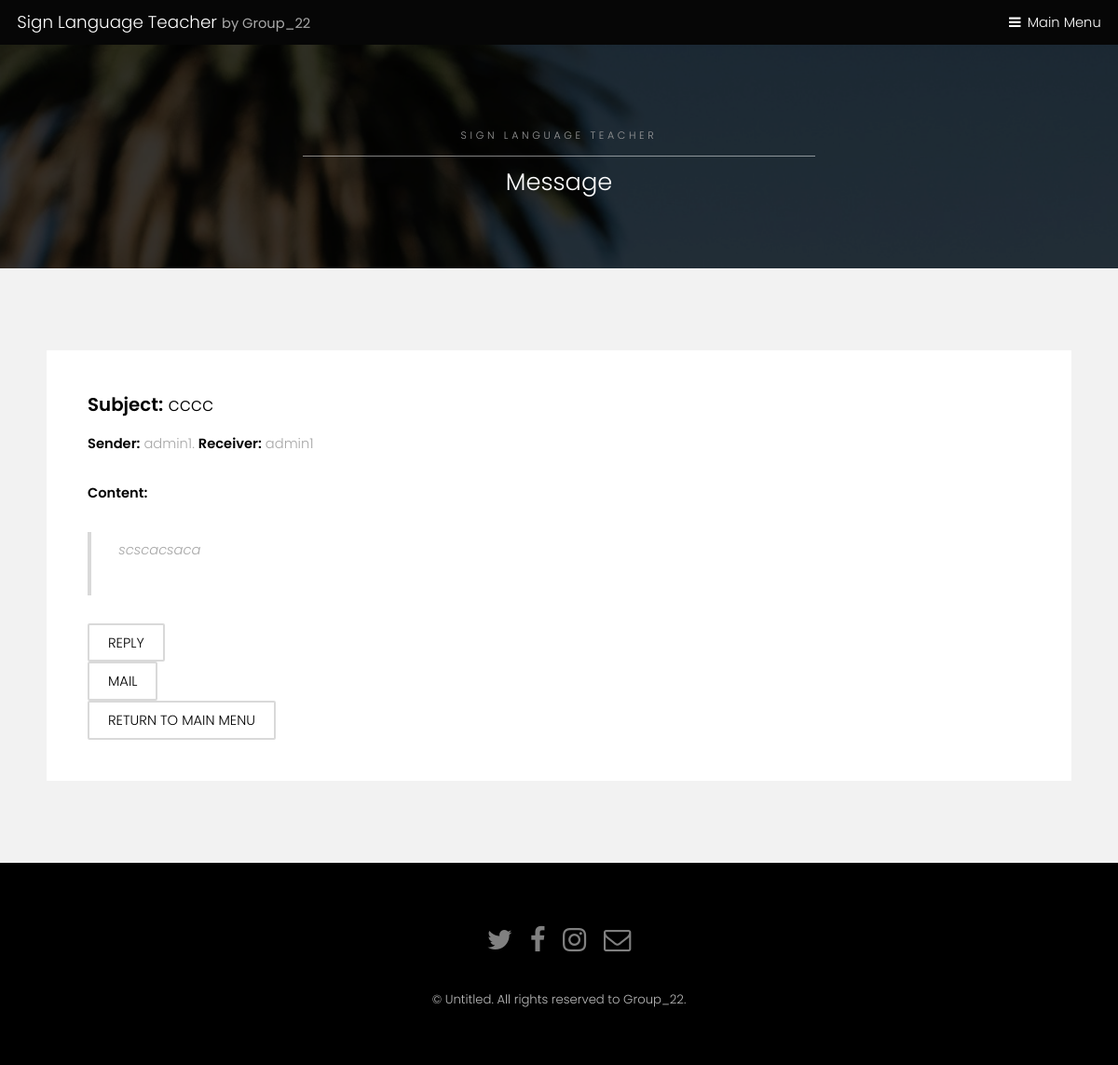
Page /sign-language-teacher/inbox/2/ (signed in) on the committed database.
### registration/models.py (models this page shows, shortened)
class Message(models.Model):
    sender = models.ForeignKey(User, related_name='sent', on_delete=models.SET_NULL, null=True)
    receiver = models.ForeignKey(User, related_name='received', on_delete=models.SET_NULL, null=True)
    subject = models.CharField(max_length=50, blank=True)
    body = models.CharField(max_length=250, blank=True)
    sent_date = models.DateTimeField(auto_now_add=True)
    deleted_by_sender = models.BooleanField(default=False)
    deleted_by_receiver = models.BooleanField(default=False)

### registration/views.py (the view)
# urls.py: path('inbox/<int:message_id>/', views.view_message, name='view-message'),
def view_message(request, message_id):
    if request.user is None or not request.user.is_authenticated:
        return HttpResponse("Not logged in")
    try:
        message = Message.objects.get(id=message_id)
    except (TypeError, Message.DoesNotExist):
        error = "Message getting failed."
        return render(request, 'registration/failure.html', {'error': error})
    return render(request, 'registration/message.html', {'user': request.user,
                                                         'message': message,
                                                         })

### registration/templates/registration/message.html
{% extends 'registration/SubPage.html' %}
{% block title %}
    <h2>Message</h2>
{% endblock %}
{% block data %}
    {% if message %}
        <h3><strong>Subject:</strong> {{message.subject}}</h3>
        <p><strong>Sender:</strong> {{message.sender}}. <strong>Receiver:</strong> {{message.receiver}}</p>
        <p><strong>Content:</strong></p>
        <blockquote><p>{{message.body}}</p></blockquote>
        {% if user == message.receiver %}
            <a href="{% url 'registration:new-message' message.sender %}" class="button alt">Reply</a><br>
        {% endif %}
    {% endif %}
<a href="{% url 'registration:inbox' %}"class="button alt">Mail</a><br>
<a href="{% url 'registration:index' %}"class="button alt">Return to main menu</a><br>
{% endblock %}

### registration/static/registration/sitestyle/assets/css/main.css (style rules this page uses)
html, body, div, span, applet, object, iframe, h1, h2, h3, h4, h5, h6, p, blockquote, pre, a, abbr, acronym, address, big, cite, code, del, dfn, em, img, ins, kbd, q, s, samp, small, strike, strong, sub, sup, tt, var, b, u, i, center, dl, dt, dd, ol, ul, li, fieldset, form, label, legend, table, caption, tbody, tfoot, thead, tr, th, td, article, aside, canvas, details, embed, figure, figcaption, footer, header, hgroup, menu, nav, output, ruby, section, summary, time, mark, audio, video { margin: 0; padding: 0; border: 0; font-size: 100%; font: inherit; vertical-align: baseline; }
body { line-height: 1; }
blockquote, q { quotes: none; }
blockquote:before, blockquote:after, q:before, q:after { content: ''; content: none; }
body { -webkit-text-size-adjust: none; }
*, *:before, *:after { -moz-box-sizing: border-box; -webkit-box-sizing: border-box; box-sizing: border-box; }
body { -ms-overflow-style: scrollbar; }
body { background: #fff; }
html { font-size: 13pt; }
@media screen and (max-width: 1680px) { html { font-size: 11pt; } }
@media screen and (max-width: 1280px) { html { font-size: 11pt; } }
body { background-color: #fff; color: #444; }
body, input, select, textarea { font-family: "Poppins", sans-serif; font-weight: 300; font-size: 1rem; line-height: 1.65; }
a { text-decoration: underline; }
strong, b { font-weight: 600; }
p { margin: 0 0 2rem 0; }
h1, h2, h3, h4, h5, h6 { font-weight: 300; line-height: 1.5; margin: 0 0 1rem 0; }
h2 { font-size: 1.75rem; }
h3 { font-size: 1.35rem; }
blockquote { border-left: solid 4px; font-style: italic; margin: 0 0 2rem 0; padding: 0.5rem 0 0.5rem 2rem; }
a { color: #8a4680; }
strong, b { color: #555; }
h1, h2, h3, h4, h5, h6 { color: #555; }
blockquote { border-left-color: rgba(144, 144, 144, 0.25); }
input[type="submit"], input[type="reset"], input[type="button"], button, .button { -moz-appearance: none; -webkit-appearance: none; -ms-appearance: none; appearance: none; -moz-transition: background-color 0.2s ease-in-out, color 0.2s ease-in-out; -webkit-transition: background-color 0.2s ease-in-out, color 0.2s ease-in-out; -ms-transition: background-color 0.2s ease-in-out, color 0.2s ease-in-out; transition: background-color 0.2s ease-in-out, color 0.2s ease-in-out; border-radius: 2px; border: 0; cursor: pointer; display: inline-block; font-weight: 300; height: 2.85rem; line-height: 2.95rem; padding: 0 1.5rem; text-align: center; text-decoration: none; text-transform: uppercase; white-space: nowrap; }
input[type="submit"], input[type="reset"], input[type="button"], button, .button { background-color: #f2f2f2; color: #000 !important; }
input[type="submit"].alt, input[type="reset"].alt, input[type="button"].alt, button.alt, .button.alt { background-color: transparent; box-shadow: inset 0 0 0 2px rgba(144, 144, 144, 0.25); color: #555 !important; }
.wrapper.style2 a { color: #8a4680; }
.wrapper.style2 strong, .wrapper.style2 b { color: #000; }
.wrapper.style2 h1, .wrapper.style2 h2, .wrapper.style2 h3, .wrapper.style2 h4, .wrapper.style2 h5, .wrapper.style2 h6 { color: #000; }
.wrapper.style2 blockquote { border-left-color: rgba(0, 0, 0, 0.15); }
.wrapper.style2 input[type="submit"], .wrapper.style2 input[type="reset"], .wrapper.style2 input[type="button"], .wrapper.style2 button, .wrapper.style2 .button { background-color: #000; color: #f2f2f2 !important; }
.wrapper.style2 input[type="submit"].alt, .wrapper.style2 input[type="reset"].alt, .wrapper.style2 input[type="button"].alt, .wrapper.style2 button.alt, .wrapper.style2 .button.alt { background-color: transparent; box-shadow: inset 0 0 0 2px rgba(0, 0, 0, 0.15); color: #000 !important; }
.wrapper.style3 h1, .wrapper.style3 h2, .wrapper.style3 h3, .wrapper.style3 h4, .wrapper.style3 h5, .wrapper.style3 h6 { color: #ffffff; }
body.subpage { padding-top: 3.25em; }

### rows in the picture
Message: subject "cccc", sender "admin1", receiver "admin1", body "scscacsaca"
